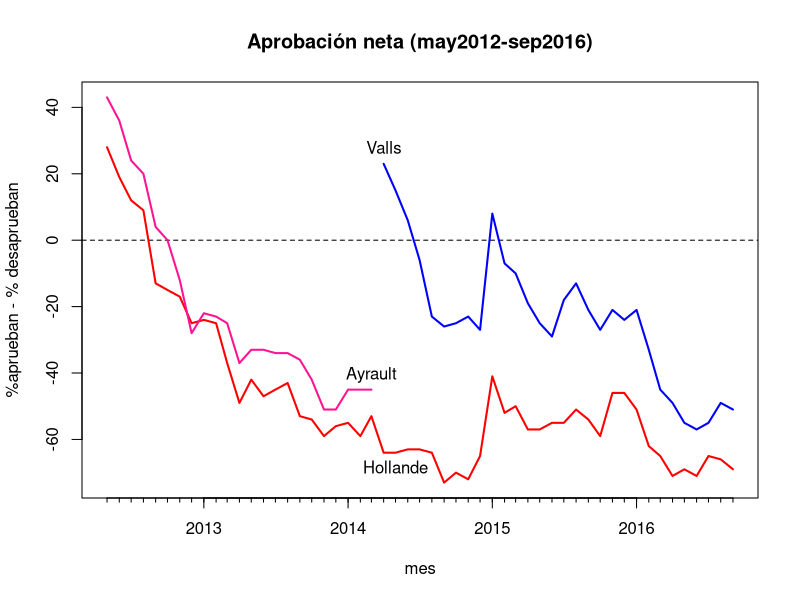

Write the R code that produced this figure.
# datos de www.ifop.com
library(lubridate)

mo <- c(    5:12,         1:12,       1:12,          1:12,          1:9)
yr <- c(rep(2012,8), rep(2013,12), rep(2014,12), rep(2015,12), rep(2016,9))
dy <- rep(1, 41) # fictional
date <- ymd(paste(yr, mo, dy, sep="-"))
mo <- floor_date(date, "month") # generate month/yr indicator
aprueban <-    c(61, 59, 56, 54, 43, 42, 41, 37, 38, 37, 31, 25, 29, 26, 27, 28, 23, 23, 20, 22, 22, 20, 23, 18, 18, 18, 18, 17, 13, 14, 13, 17, 29, 24, 25, 21, 21, 22, 22, 24, 23, 20, 27, 27, 24, 19, 17, 14, 15, 14, 17, 16, 15)
desaprueban <- c(33, 40, 44, 45, 56, 57, 58, 62, 62, 62, 68, 74, 71, 73, 72, 71, 76, 77, 79, 78, 77, 79, 76, 82, 82, 81, 81, 81, 86, 84, 85, 82, 70, 76, 75, 78, 78, 77, 77, 75, 77, 79, 73, 73, 75, 81, 82, 85, 84, 85, 82, 82, 84)
neto <- aprueban - desaprueban
hollande <- data.frame(mo=mo, aprueban=aprueban, desaprueban=desaprueban, neto=neto)

mo <- c(5:12,1:12,1:3)
yr <- c(rep(2012,8), rep(2013,12), rep(2014,3))
dy <- rep(1, 23) # fictional
date <- ymd(paste(yr, mo, dy, sep="-"))
mo <- floor_date(date, "month") # generate month/yr indicator
aprueban <-    c(65, 65, 61, 57, 50, 49, 43, 35, 38, 37, 36, 30, 33, 31, 30, 30, 30, 28, 23, 24, 26, 26, 26)
desaprueban <- c(22, 29, 37, 37, 46, 49, 55, 63, 60, 60, 61, 67, 66, 64, 64, 64, 66, 70, 74, 75, 71, 71, 71)
neto <- aprueban - desaprueban
ayrault <- data.frame(mo=mo, aprueban=aprueban, desaprueban=desaprueban, neto=neto)

# valls
mo <- c(     4:12,        1:12,          1:9)
yr <- c(rep(2014,9), rep(2015,12), rep(2016,9))
dy <- rep(1, 30) # fictional
date <- ymd(paste(yr, mo, dy, sep="-"))
mo <- floor_date(date, "month")
aprueban <-    c(58, 56, 51, 45, 36, 35, 36, 37, 35, 53, 46, 45, 40, 37, 35, 40, 43, 39, 36, 39, 38, 39, 33, 27, 25, 22, 21, 21, 24, 24)
desaprueban <- c(35, 41, 45, 51, 59, 61, 61, 60, 62, 45, 53, 55, 59, 62, 64, 58, 56, 60, 63, 60, 62, 60, 66, 72, 74, 77, 78, 76, 73, 75)
neto <- aprueban - desaprueban
valls <- data.frame(mo=mo, aprueban=aprueban, desaprueban=desaprueban, neto=neto)

png(file = "/home/eric/Desktop/pc2/popHollande.png")
plot(c(min(hollande$mo), max(hollande$mo)), c(min(hollande$neto), max(ayrault$neto)), type = "n", main = "Aprobación neta (may2012-sep2016)", xlab = "mes", ylab = "%aprueban - % desaprueban")
abline(h=0, lty=2)
axis(1, at = hollande$mo, tck = -.01, labels = FALSE)
lines(hollande$mo, hollande$neto, lwd = 2, col="red")
lines(ayrault$mo, ayrault$neto, lwd = 2, col="deeppink")
lines(valls$mo, valls$neto, lwd = 2, col="blue")
text(ayrault$mo[23], ayrault$neto[23], "Ayrault", pos = 3)
text(valls$mo[1], valls$neto[1], "Valls", pos = 3)
text(hollande$mo[25], hollande$neto[25], "Hollande", pos = 1)
dev.off()

